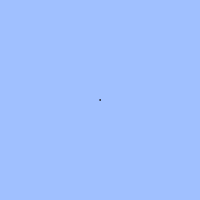
Frame 1 (no input)
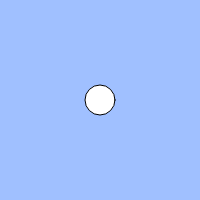
Frame 60 (no input)
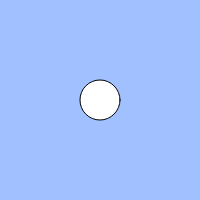
Frame 120 (the mouse pressed at the canvas centre since frame 60)

The p5.js sketch that drew these frames (run headless with seeded random() and noise() and a simulated clock; from frame 60 on, the mouse is pressed at the canvas centre):

// p5.js sketch
// ── sketch.js
// 練習問題「心臓の鼓動のように大きくなったり小さくなったりする円」
let count;
let cycle;

function setup(){
  createCanvas(200, 200);
  count = 0;
  cycle = 100;
}

function draw(){
  background(160, 192, 255);
  
if(keyIsDown(LEFT_ARROW)){
   count = (count + 1) % cycle;
  
  // BLANK[1]
  let size = count;
  if(count > 50){
    ellipse(width / 2, height / 2, size - ((size - 50)* 2))
  }
  else{
   ellipse(width / 2, height / 2, size);
}
}
else{
 count = (count + 0.5) % cycle;
// BLANK[1]
  let size = count;
  if(count > 50){
    ellipse(width / 2, height / 2, size - ((size - 50)*2))
}
  else{
    ellipse(width / 2, height / 2, size);
  }
 }
}
